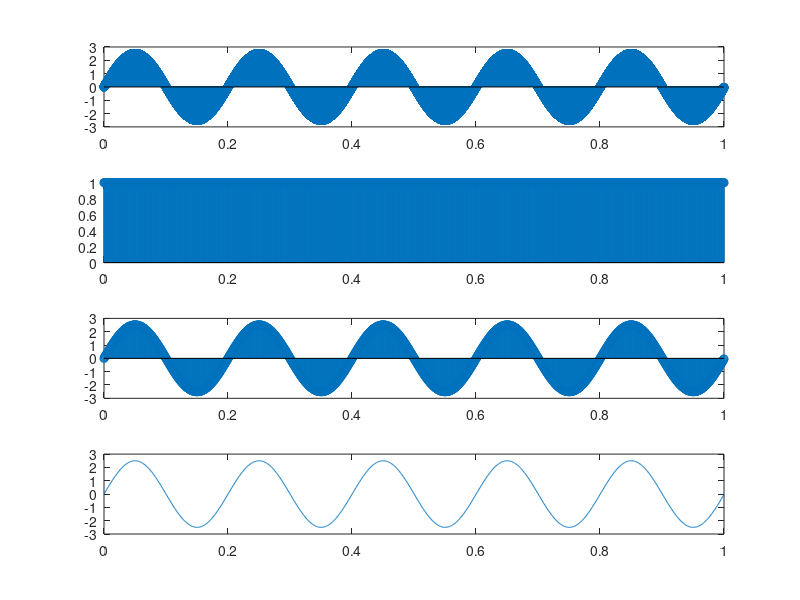

This chart was generated by the following MATLAB code:
% demonstration of sampling and quantization
clc;
clear all;

f = input('enter input frequency');
fs = input('enter sampling frequency');
n =input('enter the no.of cycles');
a = input('enter the amplitude');
t = 0:(1/30000):(n/f);
ts = 0:2/3000:(n/f);
s = (a/2)*sin(2*3.14*f*t);

s1 = (a/2)*sin(2*3.14*f*ts);

stem(ts,s1);

pause;
subplot(4,1,1);
stem(t,s);

s1 = (a/2)*sin(2*3.14*f*ts);

l = length(ts);l
for i = 1:l
  im(i) = 1;
  z(i) = s1(i)*im(i);
    
      q(i) = round(z(i)*10^2)/10^2;
      
end ;    

subplot(4,1,2);
stem(ts,im);
subplot(4,1,3);
stem(ts,z);
subplot(4,1,4);
plot(ts,q);
